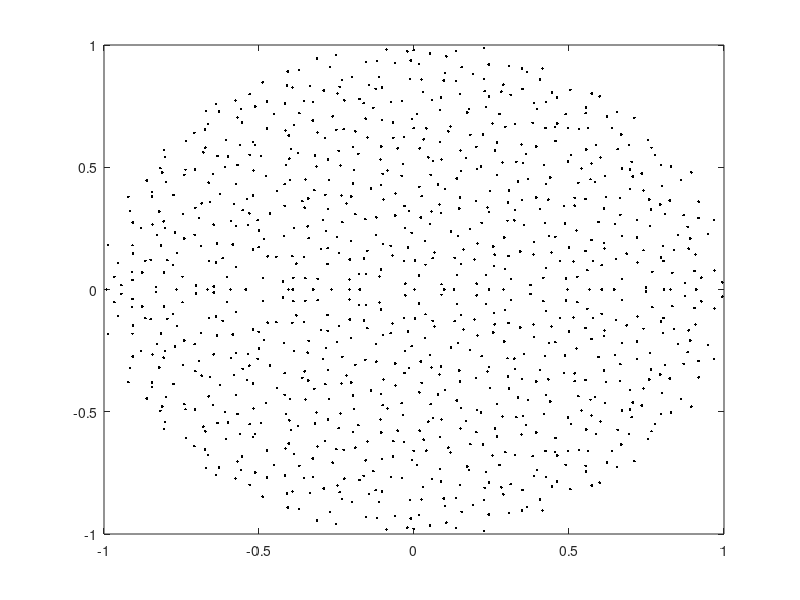

The MATLAB source for this figure: (Note: this script raises an error after producing the figure.)
%% Eigenvalues of random operators
% Yuji Nakatsukasa, April 2017

%%
% (Chebfun example ode-eig/Randfuneig.m)

%% 1. Eigenvalues of random matrices
% As is well known [2,3], eigenvalues of large random matrices 
% are distributed uniformly in a disk.
% This is called the circular law and it holds very generally (see [4]); 
% the matrix elements are allowed to come from a variety of random
% variables, as long as they are independent (a property called universality). Here we verify
% the circular law with a standard Gaussian random matrix. 
% Throughout this example, we scale the entries 
% in the standard fashion so that the asymptotic spectral radius converges to 1. 

n = 1000;
A = randn(n)/sqrt(n);
plot(eig(A),'k.'),hold on
plot(chebfun(@(x)exp(1i*x),[0 2*pi]))
axis equal off

%% 2. Eigenvalues of random low-rank matrices
% Low-rank matrices are everywhere these days. A natural question arises:
% what are the eigenvalues of random low-rank matrices? 
% Specifically, consider matrices given by $AB^T$ where $A,B$ are
% tall skinny $m\times n$ random matrices. Of course there are $m-n$ eigenvalues at 0.
% Where are the other eigenvalues? An important fact here 
% (which becomes crucial below)
% is that the nonzero eigenvalues are the same as those of
% $B^TA$, which is $n\times n$, hence smaller. 

n = 1000;
m = n*10;   % aspect ratio 10
A = randn(m,n)/power(m*n,1/4); 
B = randn(m,n)/power(m*n,1/4);

hold off
plot(eig(B'*A),'k.'), hold on
plot(chebfun(@(x)exp(1i*x),[0 2*pi]))
axis equal off

%%
% The eigenvalues again appear to be distributed uniformly on the unit disk! 
% A difficulty in explaining this is that here the elements aren't exactly independent. 
% Most results in the literature on random matrices concern i.i.d.
% elements. Nonetheless, recent studies [1,5] explain the phenomenon:
% the eigenvalues of $AB^T$ are indeed distributed in the unit disk, as
% $m,n\rightarrow \infty$,
% but generally not uniformly. 
% More precisely, denoting by $k=m/n$ the aspect ratio, 
% the eigenvalue density at radius $r(0<r<1)$ converges as $n\rightarrow \infty$
% almost surely to $g(r,k) = k/\sqrt{(1-k)^2+4kr^2}$. Note that as $k\rightarrow \infty$, 
% $g(r,k)$ converges to the
% constant $1$, independent of $r$. 
% This indicates that as we take the limit where the 
% aspect ratio tends to infinity (while $m,n\rightarrow \infty$), the
% eigenvalue distribution converges to the uniform distribution over the unit disk. 

%%
% Here is a qualitative explanation: As $m/n\rightarrow \infty$, the columns of 
% the matrices $A,B$ become close to orthonormal, so there is an
% orthogonal $m\times m$ matrix $Q$ such that
% $QA\approx \big[I_n, 0\big]^T$ ($Q$ would also be random),
% and then the eigenvalues $AB^T$, which are the same as those of $(QB)^T(QA)$,
% are approximately those of the top $n\times n$ block of $QB$, which has 
% elements that are i.i.d. 

%% 3. Eigenvalues of a product of two random matrices
% The function $g(r,k)$ above suggests that for a product of two random square matrices, 
% the eigenvalues should be markedly clustered near the origin. Let's
% illustrate this:

n = 1000;
m = n; % we just changed this from n*10 in the low-rank case
A = randn(m,n)/power(m*n,1/4); 
B = randn(m,n)/power(m*n,1/4);

hold off
plot(eig(B'*A),'k.'), hold on
plot(chebfun(@(x)exp(1i*x),[0 2*pi]))
axis equal off

%%
% One can play with the aspect ratio and see that the larger $m/n$ is, the
% more uniform the eigenvalue distribution becomes. 


%% 4. Eigenvalues of a Fredholm operator defined by a random, finite-rank bivariate function
% Now we explore the continuous analogue. 
% We construct a random bivariate function, generated by a new Chebfun
% command randnfun2: this generates a random bivariate function 
% obtained by forming a function of random Fourier coefficients (with support in a disk), 
% then restricting the domain to a smaller square. 
% Let's generate such a function and look at the associated eigenvalues: here,
% we examine the eigenvalues of the Fredholm integral operator whose kernel
% is the bivariate function (this is a compact operator).
% Here, the eig(chebfun2) code computes the nonzero eigenvalues, using again (only more crucially)
% the identity $eig(AB) = eig(BA)$, as there are infinitely many eigenvalues at 0). 

dt = 0.01;                     % max wavenumber 2pi/dt
dom = [-1 1 -1 1];
f = randnfun2(dom,dt,'norm');  % normalized randum function 
ei = eig(f);
disp(['Number of nonzero eigenvalues: ',num2str(length(ei))])

hold off, plot(ei,'k.'), hold on
plot(chebfun(@(x)exp(1i*x),[0 2*pi]))
axis equal off

%%
% Again we see eigenvalues in a disk; are they uniformly distributed? 
% By analogy with the finite-dimensional case, perhaps we expect the eigenvalues to be uniform, as we can regard $f(x,y)$ as $A(y)B(x)^T$ where $A,B$ are quasimatrices, i.e.,
% matrices of size $\infty \times n$, that is, the aspect ratio is
% $m/n=\infty$. 
% However, we think the distribution here is not quite uniform. 
% 
%%
% Experiments suggest that the uniformness depends on the support of the
% Fourier coefficients used for randnfun2. If we change it to bounded maximum
% degree, we obtain a more convincingly uniform distribution, aside from some clustering along the real axis: 
% (below we extract the essence of randnfun and change the support of the coefficients from a disk (2-norm bound) 
% to a square (max-norm bound); a 1-norm bound results in more clustered
% eigenvalues). It is an open problem to explain this observation! 

n = round(2/dt);
c = randn(2*n+1) + 1i*randn(2*n+1);     % random coefficients on a square
[x,y] = meshgrid(-n:n,-n:n);
if ( n>0 )
 %c = c.*((x/n).^2 + (y/n).^2 <= 1);    % 2-norm bound; default in randnfun 
 c = c.*(max(abs(x/n),abs(y/n)) <= 1);  % max-norm bound 
 %c = c.*( (abs(x/n)+abs(y/n)) <= 1);   % 1-norm bound: very clustered eigvals
end
c = c/sqrt(nnz(c));                     % ensure var = 1 at each point
n = round(1.2*(dom(4)-dom(3))/dt+2);
dom2 = [ dom(1) dom(1)+n*dt dom(3) ...  % bigger domain
    dom(3)+n*dt ]; 
f = chebfun2(c, dom2, 'coeffs', 'trig');% periodic chebfun2
f = real(f);
f = f{-1,1,-1,1}/sqrt(dt);              % restrict and normalize

ei = eig(f);
disp(['Number of nonzero eigenvalues: ',num2str(length(ei))])
hold off, plot(ei,'k.'), hold on
plot(chebfun(@(x)exp(1i*x),[0 2*pi]))
axis equal off

%% 5. References
% 
% 1. Burda, Z. and Jarosz, A. and Livan, G. and Nowak, M. A. and Swiech, A.,
% Eigenvalues and singular values of products of rectangular Gaussian
% random matrices,
% _Physical Review E._, 82(6),061-114,2010.
% 
% 2. J. Ginibre, Statistical ensembles of complex, quaternion, and real 
% matrices,
% _J. Math. Phys._,6, 440, 1965.
% 
% 3. M. L. Mehta,
% _Random Matrices_, Academic Press, 2004. 
%
% 4. T. Tao, V. Vu, Random matrices: Universality of ESDs and the circular law, 
% _The Annals of Probability_, 38(5), 2023--2065, 2010,
% 
% 5. X. Zeng, Limiting empirical distribution for eigenvalues of products of random rectangular matrices, 
% _Statistics & Probability Letters_, 126, 33--40, 2017.  
% 
